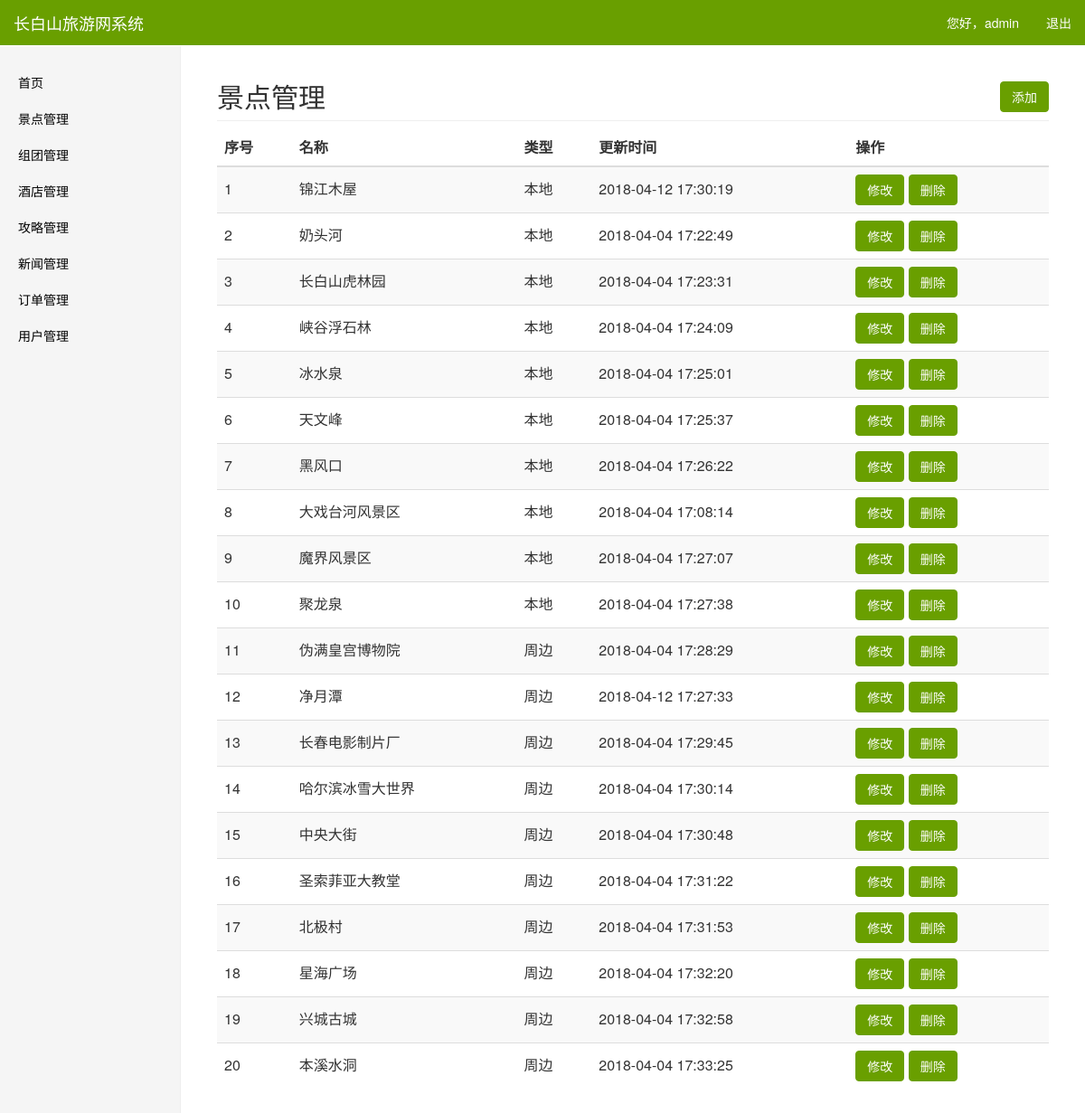
The app's page /admin/sight.php (signed in) with its own data.
### tables this page shows
CREATE TABLE `sight` (
  `id` int(11) NOT NULL,
  `name` varchar(20) NOT NULL COMMENT '景区名',
  `rank` varchar(20) NOT NULL COMMENT '级别',
  `theme` varchar(30) NOT NULL COMMENT '游玩主题',
  `poster` varchar(30) DEFAULT NULL COMMENT '封面图',
  `addressp` varchar(30) NOT NULL COMMENT '经纬度地址',
  `addressd` varchar(30) NOT NULL COMMENT '详细地址',
  `opentime` varchar(20) NOT NULL COMMENT '开放时间',
  `support` varchar(30) NOT NULL COMMENT '服务保障',
  `price` int(11) NOT NULL COMMENT '价格',
  `description` text NOT NULL COMMENT '景区简介',
  `notice` text NOT NULL COMMENT '入园须知',
  `star` int(11) NOT NULL COMMENT '星级',
  `type` int(11) NOT NULL COMMENT '类型',
  `city` varchar(20) NOT NULL COMMENT '所在城市',
  `addtime` datetime NOT NULL COMMENT '修改时间'
);

### admin/sight.php (the view, shortened to what this page needs)
<?php include("../conn.php") ?>
  <?php
$sql = "select * from `sight`";
$result = mysqli_query($conn,$sql);
?>
    <html>
    <head>
      <link href="../css/bootstrap.min.css" rel="stylesheet" type="text/css">
      <link rel="stylesheet" type="text/css" href="../css/animate.min.css" />
      <link rel="stylesheet" href="../css/font-awesome.min.css">
      <link rel="stylesheet" href="../css/bootstrap-datetimepicker.min.css">
      <link rel="stylesheet" type="text/css" href="../css/font.css" />
      <link rel="stylesheet" type="text/css" href="../css/admin.css" />
    </head>
    <body>
      <nav class="navbar navbar-default navbar-fixed-top">
        <div class="container-fluid">
          <div class="navbar-header">
            <a class="navbar-brand" href="#">长白山旅游网系统</a>
          </div>
          <div id="navbar" class="navbar-collapse collapse">
            <?php include("nav.php") ?>
          </div>
        </div>
      </nav>
      <div class="container-fluid">
        <div class="row">
          <div class="col-sm-3 col-md-2 sidebar">
            <?php include("sidebar.php") ?>
          </div>
          <div class="col-sm-9 col-sm-offset-3 col-md-10 col-md-offset-2 main">
            <p class="pull-right" style="margin-top: 20px;">
              <a class="btn btn-success" href="sight_add.php">添加</a>
            </p>
            <h2 class="sub-header">景点管理</h2>
            <div class="table-responsive">
              <table class="table table-striped table-hover">
                <thead>
                  <tr>
                    <th>序号</th>
                    <th>名称</th>
                    <th>类型</th>
                    <th>更新时间</th>
                    <th>操作</th>
                  </tr>
                </thead>
                <tbody>
                  <form id="list">
                  <?php
                    if(mysqli_affected_rows($conn)>0) {
                        mysqli_data_seek($result,0);
                        while ($row = mysqli_fetch_array($result)) {
                            ?>
                      <tr>
                        <td><?=$row["id"]?></td>
                        <td><?=$row["name"]?></td>
                        <td><?php if($row["type"] == 1){
                            echo("本地");
                        }else{
                            echo("周边");
                        } ?>
                        </td>
                        <td><?=$row["addtime"]?></td>
                        <td>
                          <a class="btn btn-success" href="sight_change.php?id=<?=$row["id"]?>">修改</a>
                          <a class="btn btn-danger" href="dodelete.php?type=sight&id=<?=$row["id"]?>">删除</a>
                        </td>
                      </tr>
                      <?php
                        }
                    }else{
                        echo "<div class='col-md-12 text-center'>尚无数据</div>";
                    }
                    ?>
                  </form>
                </tbody>
              </table>
            </div>
          </div>
        </div>
      </div>
    </body>
    </html>

### css/admin.css (style rules this page uses)
* { -webkit-user-select:none; -moz-user-select:none; -ms-user-select:none; user-select:none; }
body { padding-top: 50px; }
.sub-header { padding-bottom: 10px; border-bottom: 1px solid #eee; }
.navbar-fixed-top { border: 0; }
.sidebar { display: none; }
@media (min-width: 768px) { .sidebar { position: fixed; top: 51px; bottom: 0; left: 0; z-index: 1000; display: block; padding: 20px; overflow-x: hidden; overflow-y: auto; background-color: #f5f5f5; border-right: 1px solid #eee; } }
.main { padding: 20px; }
@media (min-width: 768px) { .main { padding-right: 40px; padding-left: 40px; } }
.table>tbody>tr>td, .table>tbody>tr>th, .table>tfoot>tr>td, .table>tfoot>tr>th, .table>thead>tr>td, .table>thead>tr>th { vertical-align: middle; }
a, a:hover { color: #000; }
.btn-primary,.btn-primary:hover,.btn-info,.btn-info:hover,.btn-success,.btn-success:hover,.btn-danger,.btn-danger:hover { background-color: #699F00; border-color: #699F00; }
.navbar-default { background-color: #699F00; }
.navbar-default .navbar-brand { color: #fff; }

### records on screen
sight: id "1", name "锦江木屋", type "本地", addtime "2018-04-12 17:30:19"
sight: id "2", name "奶头河", type "本地", addtime "2018-04-04 17:22:49"
sight: id "3", name "长白山虎林园", type "本地", addtime "2018-04-04 17:23:31"
sight: id "4", name "峡谷浮石林", type "本地", addtime "2018-04-04 17:24:09"
sight: id "5", name "冰水泉", type "本地", addtime "2018-04-04 17:25:01"
sight: id "6", name "天文峰", type "本地", addtime "2018-04-04 17:25:37"
sight: id "7", name "黑风口", type "本地", addtime "2018-04-04 17:26:22"
sight: id "8", name "大戏台河风景区", type "本地", addtime "2018-04-04 17:08:14"
sight: id "9", name "魔界风景区", type "本地", addtime "2018-04-04 17:27:07"
sight: id "10", name "聚龙泉", type "本地", addtime "2018-04-04 17:27:38"
sight: id "11", name "伪满皇宫博物院", type "周边", addtime "2018-04-04 17:28:29"
sight: id "12", name "净月潭", type "周边", addtime "2018-04-12 17:27:33"
sight: id "13", name "长春电影制片厂", type "周边", addtime "2018-04-04 17:29:45"
sight: id "14", name "哈尔滨冰雪大世界", type "周边", addtime "2018-04-04 17:30:14"
sight: id "15", name "中央大街", type "周边", addtime "2018-04-04 17:30:48"
sight: id "16", name "圣索菲亚大教堂", type "周边", addtime "2018-04-04 17:31:22"
sight: id "17", name "北极村", type "周边", addtime "2018-04-04 17:31:53"
sight: id "18", name "星海广场", type "周边", addtime "2018-04-04 17:32:20"
sight: id "19", name "兴城古城", type "周边", addtime "2018-04-04 17:32:58"
sight: id "20", name "本溪水洞", type "周边", addtime "2018-04-04 17:33:25"

### other values on screen
$_SESSION["usernameA"] "admin"
